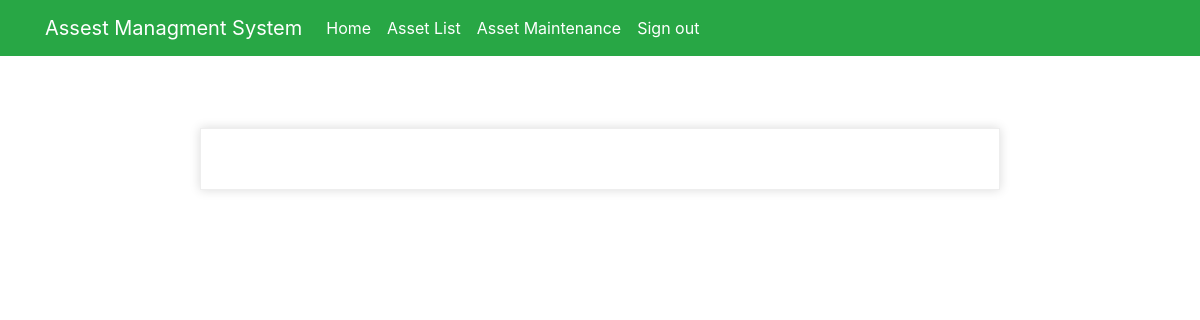
The page /workorder/76/ (signed in) on the database as committed earlier.
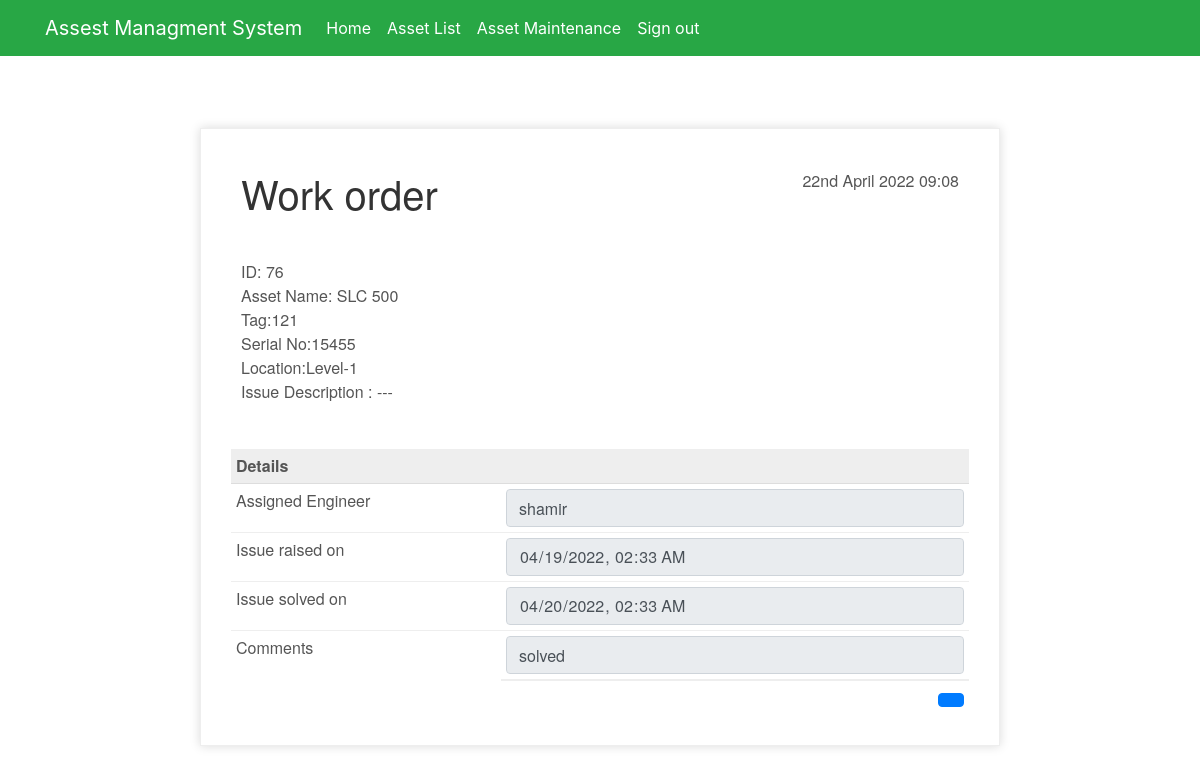
The same page on the database as committed later.
### myapp/models.py (models this page shows)
class AssetMain(models.Model):
    asset_id = models.CharField(max_length=100)
    asset_name = models.CharField(max_length=100)
    asset_tag = models.CharField(max_length=100)
    asset_serial_No = models.CharField(max_length=100)
    asset_loc = models.CharField(max_length=100)
    asset_status = models.CharField(max_length=100,null=True, default=None, blank=True)
    date_main = models.DateTimeField(blank=True, null=True,default=datetime.date.today)
    asset_desc = models.CharField(max_length=100,null=True, default=None, blank=True)
    asset_assign = models.CharField(max_length=100,null=True, default=None, blank=True)
    date_solved = models.DateTimeField(null=True, default=None, blank=True)
    asset_comments = models.CharField(max_length=100,null=True, default=None, blank=True)
    def __str__(self):
        return self.asset_name

### myapp/views.py (the view)
# urls.py: path('workorder/<int:pk>/', views.workorder, name="workorder"),
@login_required(login_url='signin')
def workorder(request,pk,new={}):
    asset_main = AssetMain.objects.filter(id=pk)
    print(asset_main)
    context_dict=[]
    return render(request, 'myapp/workorder.html', locals())

### myapp/templates/myapp/workorder.html (shortened to what this page needs)
{% extends 'myapp/base.html' %}
{% load static %}
{% block content %}
<head>
</head>
<br><br><br>
<div class="invoice-box">
  <table cellpadding="0" cellspacing="0">
    {% for row in asset_main %}
    <tr class="top">
      <td colspan="2">
        <table>
          <tr>
            <td class="title">
              <h1>Work order</h1>
            </td>
            <td>
              {% now "jS F Y H:i" %}<br>
            </td>
          </tr>
        </table>
      </td>
    </tr>
    <tr class="information">
      <td colspan="2">
        <table>
          <tr>
            <td>
              ID: {{row.id}}<br>
              Asset Name: {{row.asset_name}}<br>
              Tag:{{row.asset_tag}}<br>
              Serial No:{{row.asset_serial_No}}<br>
              Location:{{row.asset_loc}}<br>
              Issue Description : {{row.asset_desc}}<br>
            </td>
            <td>
            </td>
          </tr>
        </table>
      </td>
    </tr>
    <tr class="heading">
      <td>
        Details
      </td>
      <td>
      </td>
    <form method="post">
      <tr class="item">
        <td>
          Assigned Engineer
        </td>
        <td>
          <input name='asset_assign' class="form-control" type="text" value="{{row.asset_assign}}" readonly>
      </div>
      <tr class="item">
        <td>
          Issue raised on
        </td>
        <td>
          <input name='date_solved' class="form-control" required="" type="datetime-local" value="{{row.date_main|date:'Y-m-d'}}T{{row.date_solved|time:'H:i:s'}}" readonly>
      </td>
      </tr>
      <tr class="item">
        <td>
          Issue solved on
        </td>
        <td>
          <input name='date_solved' class="form-control" required="" type="datetime-local" value="{{row.date_solved|date:'Y-m-d'}}T{{row.date_solved|time:'H:i:s'}}" readonly>
        </td>
      </tr>
      <tr class="item last">
        <td>
          Comments
        </td>
        <td>
          <input name='asset_comments' class="form-control" type="text" value="{{row.asset_comments}}" readonly>
        </td>
      </tr>
      <tr class="total">
        <td></td>
        <td>
          <a class="btn btn-primary btn-s" name="submit" href="{% url 'download-pdf' row.id%}" method="post"></a></td>
      </tr>
      {% endfor %}
  </table>
</div>
{% endblock content %}

Rows that differ between the two databases and show on the page:
added AssetMain: now "22nd April 2022 09:08", id "76", asset_name "SLC 500", asset_tag "121", asset_serial_No "15455", asset_loc "Level-1", asset_desc "---", asset_assign "shamir", date_solved "04/19/2022 02:33", date_solved "04/20/2022 02:33", asset_comments "solved"
